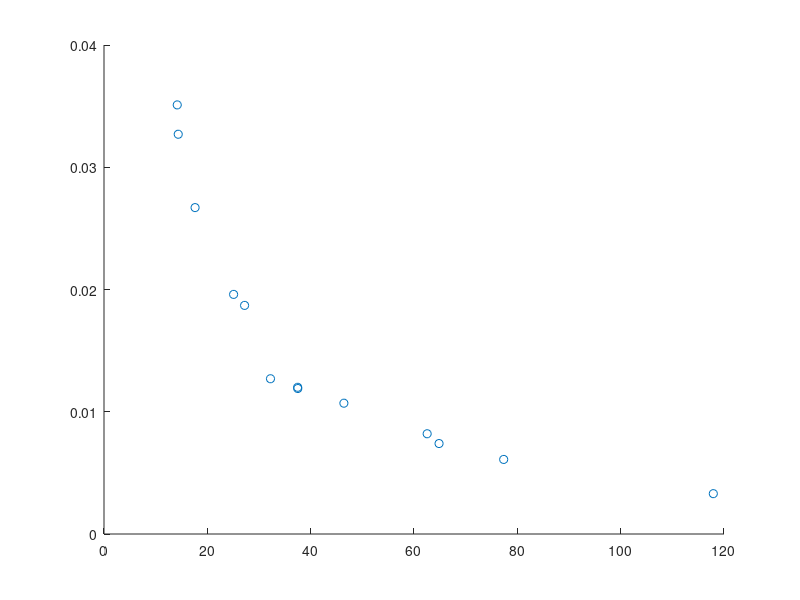

This chart was generated by the following MATLAB code:
group_index_vals = [14.3665, 64.848, 37.5016, 32.2216, 117.9303, 25.0849, 77.3571, 62.5464, 37.4796, 46.4294, 27.2103, 17.6271, 14.1737];
gbp_vals = [0.4551, 0.4667, 0.4471, 0.4278, 0.3916, 0.4843, 0.4649, 0.4927, 0.4267, 0.4914, 0.4905, 0.4635, 0.4843];
bandwidth_vals = [0.0327, 0.0074, 0.0119,  0.0127, 0.0033 , 0.0196, 0.0061, 0.0082 , 0.012 , 0.0107, 0.0187 , 0.0267, 0.0351];
scatter(group_index_vals,bandwidth_vals);